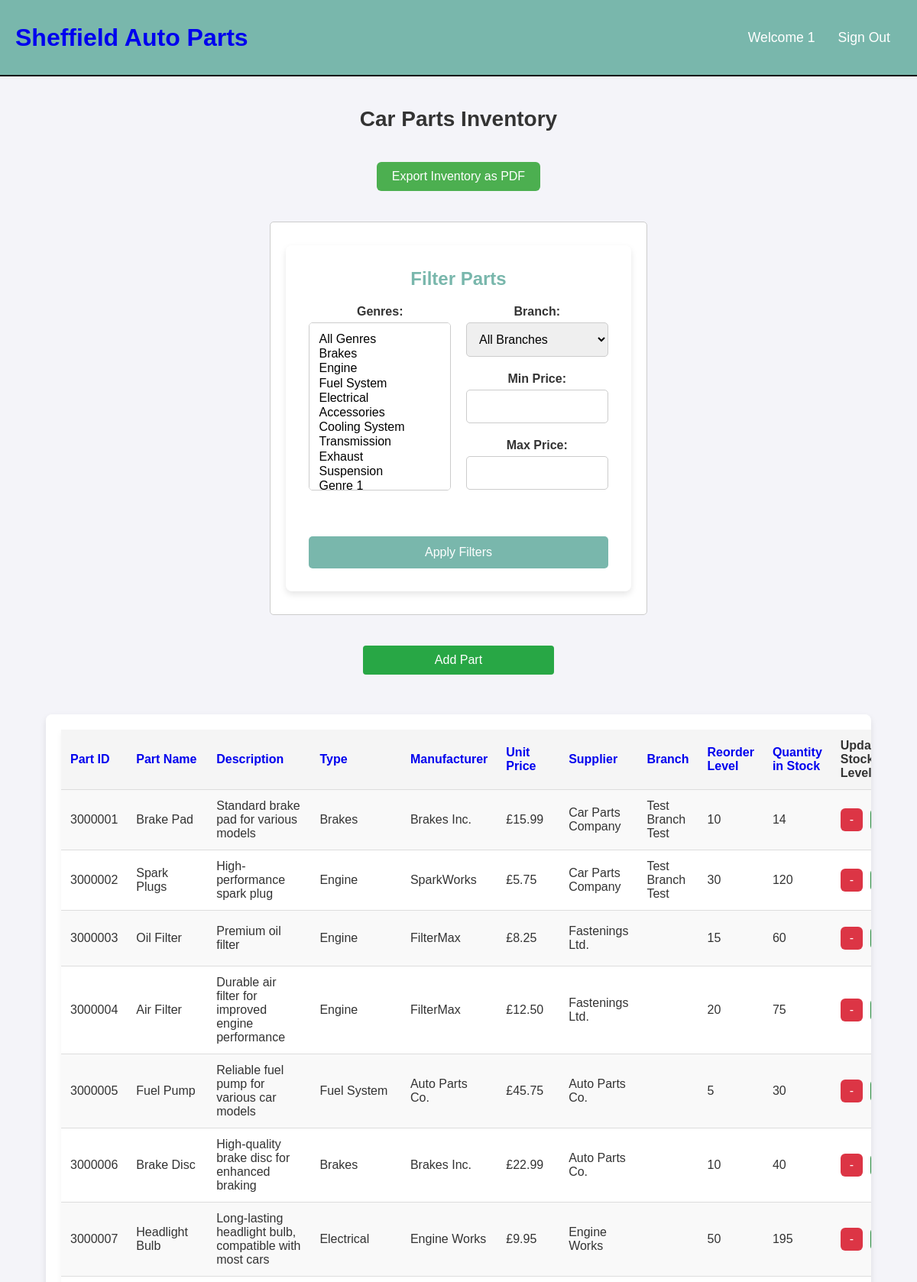
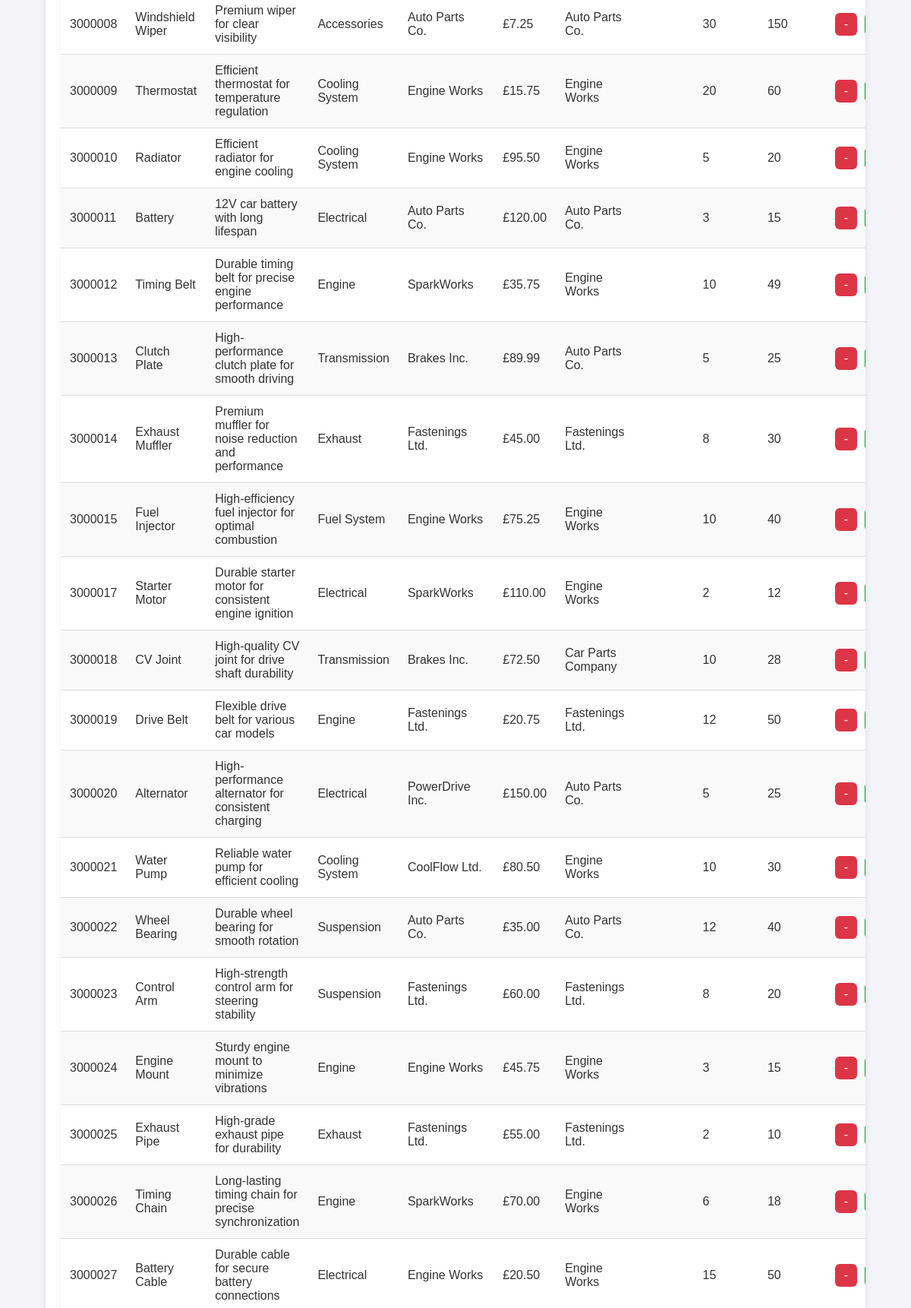
The page /inventory.php (signed in, upper part) on the database its author committed (2 pictures, top to bottom).
### tables this page shows
CREATE TABLE `users` (
  `user_id` int(11) NOT NULL,
  `username` varchar(50) NOT NULL,
  `password` varchar(255) NOT NULL,
  `email` varchar(99) NOT NULL,
  `role` varchar(20) NOT NULL,
  `active` tinyint(1) DEFAULT 1
);

CREATE TABLE `parts` (
  `part_id` int(11) NOT NULL,
  `part_name` varchar(100) NOT NULL,
  `description` varchar(255) NOT NULL,
  `genre` varchar(30) NOT NULL,
  `manufacturer` varchar(100) NOT NULL,
  `unit_price` decimal(10,2) NOT NULL,
  `quantity_in_stock` int(11) NOT NULL,
  `reorder_level` int(11) NOT NULL,
  `supplier_id` int(11) NOT NULL,
  `branch_id` int(11) DEFAULT NULL
);

CREATE TABLE `suppliers` (
  `supplier_id` int(11) NOT NULL,
  `supplier_name` varchar(100) NOT NULL,
  `contact_name` varchar(100) NOT NULL,
  `contact_phone` varchar(11) NOT NULL,
  `contact_email` varchar(50) NOT NULL,
  `address` varchar(100) NOT NULL,
  `active` tinyint(1) NOT NULL DEFAULT 1
);

CREATE TABLE `branches` (
  `branch_id` int(11) NOT NULL,
  `branch_name` varchar(255) NOT NULL,
  `branch_address` varchar(255) DEFAULT NULL,
  `branch_phone` varchar(20) DEFAULT NULL,
  `branch_email` varchar(255) DEFAULT NULL
);

### include/functions.php (called while the page is built, shortened)
<?php
function check_login($con){
  if(isset($_SESSION['user_id'])){
    $users_id = $_SESSION['user_id'];
    $check_login_query = "SELECT * FROM users WHERE user_id = '$users_id'";
    $logged_in_result = mysqli_query($con,$check_login_query);
    if($logged_in_result && mysqli_num_rows($logged_in_result) === 1){
      $user_data = mysqli_fetch_assoc($logged_in_result);
      return $user_data;
    }
  }
}
?>

### include/init.php (called while the page is built, shortened)
<?php
include('include/connection.php');
include('include/functions.php');
$user_data = check_login($con);
?>

### inventory.php (the view, shortened to what this page needs)
<?php
include('include/init.php');
$sort_column = isset($_GET['sort_column']) ? $_GET['sort_column'] : 'part_id';
$sort_order = isset($_GET['sort_order']) ? $_GET['sort_order'] : 'ASC';
$next_sort_order = ($sort_order == 'ASC') ? 'DESC' : 'ASC';
$selected_genres = isset($_POST['genres']) ? $_POST['genres'] : [];
$min_price = isset($_POST['min_price']) && is_numeric($_POST['min_price']) ? $_POST['min_price'] : null;
$max_price = isset($_POST['max_price']) && is_numeric($_POST['max_price']) ? $_POST['max_price'] : null;
$genre_sql = "SELECT DISTINCT genre FROM parts";
$genre_result = $con->query($genre_sql);
$genres = [];
while ($row = $genre_result->fetch_assoc()) {
    $genres[] = $row['genre'];
}
$sql = "SELECT
            parts.part_id,
            parts.part_name,
            parts.description,
            parts.genre,
            parts.manufacturer,
            parts.unit_price,
            parts.quantity_in_stock,
            parts.reorder_level,
            suppliers.supplier_name,
            branches.branch_name
        FROM parts
        INNER JOIN suppliers ON parts.supplier_id = suppliers.supplier_id
        LEFT JOIN branches ON parts.branch_id = branches.branch_id";
$sql .= " ORDER BY $sort_column $sort_order";
$result = $con->query($sql);
?>
<!DOCTYPE html>
<html lang="en">
<head>
    <link rel="stylesheet" href="style/base.css">
    <link rel="stylesheet" href="style/tablelist.css">
</head>
<body>
    <?php include('include/header.php'); ?>
    <div class="page-container">
        <h2 class="page-title">Car Parts Inventory</h2>
        <div class="button-container">
            <a href="generate_inventory_report.php" class="export-btn">Export Inventory as PDF</a>
        </div>
        <div class="form-container">
            <form action="inventory.php" method="POST" class="adding-form">
                <h3>Filter Parts</h3>
                <div class="form-columns">
                    <div class="left-column">
                        <div class="form-box">
                            <label for="genres">Genres:</label>
                            <select id="genres" name="genres[]" multiple>
                                <option value="">All Genres</option>
                                <?php foreach ($genres as $genre): ?>
                                    <option value="<?php echo htmlspecialchars($genre); ?>" <?php echo in_array($genre, $selected_genres) ? 'selected' : ''; ?>><?php echo htmlspecialchars($genre); ?></option>
                                <?php endforeach; ?>
                            </select>
                        </div>
                    </div>
                    <div class="right-column">
                        <div class="form-box">
                            <label for="branch">Branch:</label>
                            <select id="branch" name="branch">
                                <option value="">All Branches</option>
                            </select>
                        </div>
                        <div class="form-box">
                            <label for="min_price">Min Price:</label>
                            <input type="number" step="0.01" id="min_price" name="min_price" value="<?php echo htmlspecialchars($min_price); ?>">
                        </div>
                        <div class="form-box">
                            <label for="max_price">Max Price:</label>
                            <input type="number" step="0.01" id="max_price" name="max_price" value="<?php echo htmlspecialchars($max_price); ?>">
                        </div>
                    </div>
                </div>
                <button type="submit" class="save-btn">Apply Filters</button>
            </form>
        </div>
        <div id="add-part-button-container" class="button-container">
            <a href="adding_new_parts.php" class="add-part-btn">Add Part</a>
        </div>
        <div class="table-container">
            <table class="inventory-list">
                <thead>
                    <tr>
                        <th><a href="?sort_column=part_id&sort_order=<?php echo $next_sort_order; ?>">Part ID</a></th>
                        <th><a href="?sort_column=part_name&sort_order=<?php echo $next_sort_order; ?>">Part Name</a></th>
                        <th><a href="?sort_column=description&sort_order=<?php echo $next_sort_order; ?>">Description</a></th>
                        <th><a href="?sort_column=genre&sort_order=<?php echo $next_sort_order; ?>">Type</a></th>
                        <th><a href="?sort_column=manufacturer&sort_order=<?php echo $next_sort_order; ?>">Manufacturer</a></th>
                        <th><a href="?sort_column=unit_price&sort_order=<?php echo $next_sort_order; ?>">Unit Price</a></th>
                        <th><a href="?sort_column=supplier_name&sort_order=<?php echo $next_sort_order; ?>">Supplier</a></th>
                        <th><a href="?sort_column=branch_name&sort_order=<?php echo $next_sort_order; ?>">Branch</a></th>
                        <th><a href="?sort_column=reorder_level&sort_order=<?php echo $next_sort_order; ?>">Reorder Level</a></th>
                        <th><a href="?sort_column=quantity_in_stock&sort_order=<?php echo $next_sort_order; ?>">Quantity in Stock</a></th>
                        <th>Update Stock Levels</th>
                    </tr>
                </thead>
                <tbody>
                    <?php
                    if ($result->num_rows > 0) {
                        while ($row = $result->fetch_assoc()) {
                            echo "<tr id='row-{$row['part_id']}'>";
                            echo "<td>" . htmlspecialchars($row['part_id']) . "</td>";
                            echo "<td>" . htmlspecialchars($row['part_name']) . "</td>";
                            echo "<td>" . htmlspecialchars($row['description']) . "</td>";
                            echo "<td>" . htmlspecialchars($row['genre']) . "</td>";
                            echo "<td>" . htmlspecialchars($row['manufacturer']) . "</td>";
                            echo "<td>£" . number_format($row['unit_price'], 2) . "</td>";
                            echo "<td>" . htmlspecialchars($row['supplier_name']) . "</td>";
                            echo "<td>" . htmlspecialchars($row['branch_name']) . "</td>";
                            echo "<td>" . htmlspecialchars($row['reorder_level']) . "</td>";
                            echo "<td class='quantity'>" . htmlspecialchars($row['quantity_in_stock']) . "</td>";
                            echo "<td>
                                    <div class='button-container'>
                                        <button class='update-btn' data-id='{$row['part_id']}' data-action='decrease'>-</button>
                                        <button class='update-btn' data-id='{$row['part_id']}' data-action='increase'>+</button>
                                    </div>
                                  </td>";
                            echo "</tr>";
                        }
                    } else {
                        echo "<tr><td colspan='13'>No parts found.</td></tr>";
                    }
                    ?>
                </tbody>
            </table>
        </div>
    </div>
</body>
</html>

### include/header.php
<link rel="stylesheet" href="style/header.css">
<header>
  <div class="logo">
  <h1 class="logo-text">
    <a href="home.php">
      <span>Sheffield</span> Auto Parts
    </a>
  </h1>
</div>
<ul class="navbar">
  <li><a href="home.php">Welcome <?php echo htmlspecialchars($user_data['username']); ?></a></li>
  <li><a href="logout.php">Sign Out</a></li>
</ul>
</header>

### style/base.css (style rules this page uses)
* { font-family: 'Poppins', sans-serif; margin: 0; padding: 0; box-sizing: border-box; text-decoration: none; }
body { background-color: #f9f9f9; min-height: 100vh; }
.page-container { min-height: 75vh; width: 100%; background-position: center; background-size: cover; position: relative; display: flex; flex-direction: column; margin: 0 auto; padding-top: 0px; justify-content: center; align-items: center; }
.page-title { margin-top: 20px; font-size: 24px; margin-bottom: 20px; text-align: center; }
.form-container { margin: 20px auto; padding: 20px; border: 1px solid #ccc; border-radius: 5px; background-color: #ffffff; max-width: 600px; text-align: center; }
.form, .adding-form { display: flex; flex-direction: column; max-width: 1000px; margin: 10px auto; padding: 30px; background-color: #ffffff; border-radius: 8px; box-shadow: 0 4px 8px rgba(0, 0, 0, 0.1); justify-content: center; align-items: center; }
.form h3, .adding-form h3 { width: 100%; text-align: center; color: #79B7AC; margin-bottom: 20px; font-size: 24px; font-weight: bold; }
.form-columns { display: flex; justify-content: space-between; margin-bottom: 20px; width: 100%; gap: 20px; }
.left-column, .right-column { display: flex; flex-direction: column; width: 100%; }
.form-box { display: flex; flex-direction: column; margin-bottom: 20px; }
.form-box label { font-weight: bold; margin-bottom: 5px; }
.form-box input, .form-box textarea, .form-box select { padding: 12px; border: 1px solid #ccc; border-radius: 5px; font-size: 16px; width: 100%; box-sizing: border-box; }
.save-btn { display: block; width: 100%; padding: 12px 15px; background-color: #79B7AC; color: white; border: none; border-radius: 5px; cursor: pointer; font-size: 16px; margin-top: 20px; }
select[multiple] { height: 220px; }

### style/tablelist.css (style rules this page uses)
* { font-family: 'Poppins', sans-serif; margin: 0; padding: 0; box-sizing: border-box; text-decoration: none; }
body { background-color: #f4f4f9; color: #333; }
.page-container { min-height: auto; width: 100%; position: relative; display: flex; flex-direction: column; padding-top: 20px; margin: 0 auto; align-items: center; }
.page-title { margin-top: 20px; margin-bottom: 20px; font-size: 28px; font-weight: 600; text-align: center; color: #333; }
.table-container { background-color: #fff; width: 90%; max-width: 1600px; padding: 1.25rem; border-radius: 8px; margin: 2rem auto; box-shadow: 0 4px 8px rgba(0, 0, 0, 0.1); overflow-x: auto; }
.inventory-list { width: 100%; border-collapse: collapse; background-color: #fff; box-shadow: 0 4px 8px rgba(0, 0, 0, 0.05); }
.inventory-list thead { background-color: #f5f5f5; }
.inventory-list th, .inventory-list td { padding: 12px; text-align: left; border-bottom: 1px solid #ddd; }
.inventory-list th { font-weight: bold; background-color: #f5f5f5; color: #333; }
.inventory-list tbody tr { background-color: #fff; }
.inventory-list tbody tr:nth-child(odd) { background-color: #f9f9f9; }
.export-btn { display: inline-block; padding: 10px 20px; margin: 20px 0; background-color: #4CAF50; color: white; border-radius: 6px; text-decoration: none; font-size: 16px; }
.button-container { display: flex; gap: 10px; }
.update-btn { display: inline-block; padding: 6px 12px; cursor: pointer; color: white; border: none; border-radius: 6px; font-size: 16px; transition: background-color 0.3s ease; }
.update-btn[data-action='decrease'] { background-color: #dc3545; }
.quantity { text-align: center; }
#add-part-button-container { text-align: center; margin: 20px 0; }
.add-part-btn { display: inline-block; padding: 10px 20px; background-color: #28a745; color: white; border-radius: 4px; text-decoration: none; font-size: 16px; width: 250px; height:50x; transition: background-color 0.3s ease; }

### style/header.css (style rules this page uses)
header { background: #79B7AC; height: 100px; display: flex; justify-content: space-between; align-items: center; border-bottom: 2px solid black; color: white; padding: 0 20px; }
header .logo { max-height: 80px; display: flex; align-items: center; color: white; }
header .navbar { display: flex; align-items: center; }
header ul { margin: 20; padding: 20; list-style: none; display: flex; color: white; }
header ul li { position: relative; }
header ul li a { display: block; padding: 20px 15px; font-size: 1.1em; color: white; text-decoration: none; border-radius: 4px; }

### rows shown on the page
users: username "1"
parts: part_id "3000001", part_name "Brake Pad", description "Standard brake pad for various models", genre "Brakes", manufacturer "Brakes Inc.", unit_price "15.99", supplier.supplier_name "Car Parts Company", branch.branch_name "Test Branch Test", reorder_level "10", quantity_in_stock "14"
parts: part_id "3000002", part_name "Spark Plugs", description "High-performance spark plug", genre "Engine", manufacturer "SparkWorks", unit_price "5.75", supplier.supplier_name "Car Parts Company", branch.branch_name "Test Branch Test", reorder_level "30", quantity_in_stock "120"
parts: part_id "3000003", part_name "Oil Filter", description "Premium oil filter", genre "Engine", manufacturer "FilterMax", unit_price "8.25", supplier.supplier_name "Fastenings Ltd.", reorder_level "15", quantity_in_stock "60"
parts: part_id "3000004", part_name "Air Filter", description "Durable air filter for improved engine performance", genre "Engine", manufacturer "FilterMax", unit_price "12.50", supplier.supplier_name "Fastenings Ltd.", reorder_level "20", quantity_in_stock "75"
parts: part_id "3000005", part_name "Fuel Pump", description "Reliable fuel pump for various car models", genre "Fuel System", manufacturer "Auto Parts Co.", unit_price "45.75", supplier.supplier_name "Auto Parts Co.", reorder_level "5", quantity_in_stock "30"
parts: part_id "3000006", part_name "Brake Disc", description "High-quality brake disc for enhanced braking", genre "Brakes", manufacturer "Brakes Inc.", unit_price "22.99", supplier.supplier_name "Auto Parts Co.", reorder_level "10", quantity_in_stock "40"
parts: part_id "3000007", part_name "Headlight Bulb", description "Long-lasting headlight bulb, compatible with most cars", genre "Electrical", manufacturer "Engine Works", unit_price "9.95", supplier.supplier_name "Engine Works", reorder_level "50", quantity_in_stock "195"
parts: part_id "3000008", part_name "Windshield Wiper", description "Premium wiper for clear visibility", genre "Accessories", manufacturer "Auto Parts Co.", unit_price "7.25", supplier.supplier_name "Auto Parts Co.", reorder_level "30", quantity_in_stock "150"
parts: part_id "3000009", part_name "Thermostat", description "Efficient thermostat for temperature regulation", genre "Cooling System", manufacturer "Engine Works", unit_price "15.75", supplier.supplier_name "Engine Works", reorder_level "20", quantity_in_stock "60"
parts: part_id "3000010", part_name "Radiator", description "Efficient radiator for engine cooling", genre "Cooling System", manufacturer "Engine Works", unit_price "95.50", supplier.supplier_name "Engine Works", reorder_level "5", quantity_in_stock "20"
parts: part_id "3000011", part_name "Battery", description "12V car battery with long lifespan", genre "Electrical", manufacturer "Auto Parts Co.", unit_price "120.00", supplier.supplier_name "Auto Parts Co.", reorder_level "3", quantity_in_stock "15"
parts: part_id "3000012", part_name "Timing Belt", description "Durable timing belt for precise engine performance", genre "Engine", manufacturer "SparkWorks", unit_price "35.75", supplier.supplier_name "Engine Works", reorder_level "10", quantity_in_stock "49"
parts: part_id "3000013", part_name "Clutch Plate", description "High-performance clutch plate for smooth driving", genre "Transmission", manufacturer "Brakes Inc.", unit_price "89.99", supplier.supplier_name "Auto Parts Co.", reorder_level "5", quantity_in_stock "25"
parts: part_id "3000014", part_name "Exhaust Muffler", description "Premium muffler for noise reduction and performance", genre "Exhaust", manufacturer "Fastenings Ltd.", unit_price "45.00", supplier.supplier_name "Fastenings Ltd.", reorder_level "8", quantity_in_stock "30"
parts: part_id "3000015", part_name "Fuel Injector", description "High-efficiency fuel injector for optimal combustion", genre "Fuel System", manufacturer "Engine Works", unit_price "75.25", supplier.supplier_name "Engine Works", reorder_level "10", quantity_in_stock "40"
parts: part_id "3000017", part_name "Starter Motor", description "Durable starter motor for consistent engine ignition", genre "Electrical", manufacturer "SparkWorks", unit_price "110.00", supplier.supplier_name "Engine Works", reorder_level "2", quantity_in_stock "12"
parts: part_id "3000018", part_name "CV Joint", description "High-quality CV joint for drive shaft durability", genre "Transmission", manufacturer "Brakes Inc.", unit_price "72.50", supplier.supplier_name "Car Parts Company", reorder_level "10", quantity_in_stock "28"
parts: part_id "3000019", part_name "Drive Belt", description "Flexible drive belt for various car models", genre "Engine", manufacturer "Fastenings Ltd.", unit_price "20.75", supplier.supplier_name "Fastenings Ltd.", reorder_level "12", quantity_in_stock "50"
parts: part_id "3000020", part_name "Alternator", description "High-performance alternator for consistent charging", genre "Electrical", manufacturer "PowerDrive Inc.", unit_price "150.00", supplier.supplier_name "Auto Parts Co.", reorder_level "5", quantity_in_stock "25"
parts: part_id "3000021", part_name "Water Pump", description "Reliable water pump for efficient cooling", genre "Cooling System", manufacturer "CoolFlow Ltd.", unit_price "80.50", supplier.supplier_name "Engine Works", reorder_level "10", quantity_in_stock "30"
parts: part_id "3000022", part_name "Wheel Bearing", description "Durable wheel bearing for smooth rotation", genre "Suspension", manufacturer "Auto Parts Co.", unit_price "35.00", supplier.supplier_name "Auto Parts Co.", reorder_level "12", quantity_in_stock "40"
parts: part_id "3000023", part_name "Control Arm", description "High-strength control arm for steering stability", genre "Suspension", manufacturer "Fastenings Ltd.", unit_price "60.00", supplier.supplier_name "Fastenings Ltd.", reorder_level "8", quantity_in_stock "20"
parts: part_id "3000024", part_name "Engine Mount", description "Sturdy engine mount to minimize vibrations", genre "Engine", manufacturer "Engine Works", unit_price "45.75", supplier.supplier_name "Engine Works", reorder_level "3", quantity_in_stock "15"
parts: part_id "3000025", part_name "Exhaust Pipe", description "High-grade exhaust pipe for durability", genre "Exhaust", manufacturer "Fastenings Ltd.", unit_price "55.00", supplier.supplier_name "Fastenings Ltd.", reorder_level "2", quantity_in_stock "10"
parts: part_id "3000026", part_name "Timing Chain", description "Long-lasting timing chain for precise synchronization", genre "Engine", manufacturer "SparkWorks", unit_price "70.00", supplier.supplier_name "Engine Works", reorder_level "6", quantity_in_stock "18"
parts: part_id "3000027", part_name "Battery Cable", description "Durable cable for secure battery connections", genre "Electrical", manufacturer "Engine Works", unit_price "20.50", supplier.supplier_name "Engine Works", reorder_level "15", quantity_in_stock "50"
